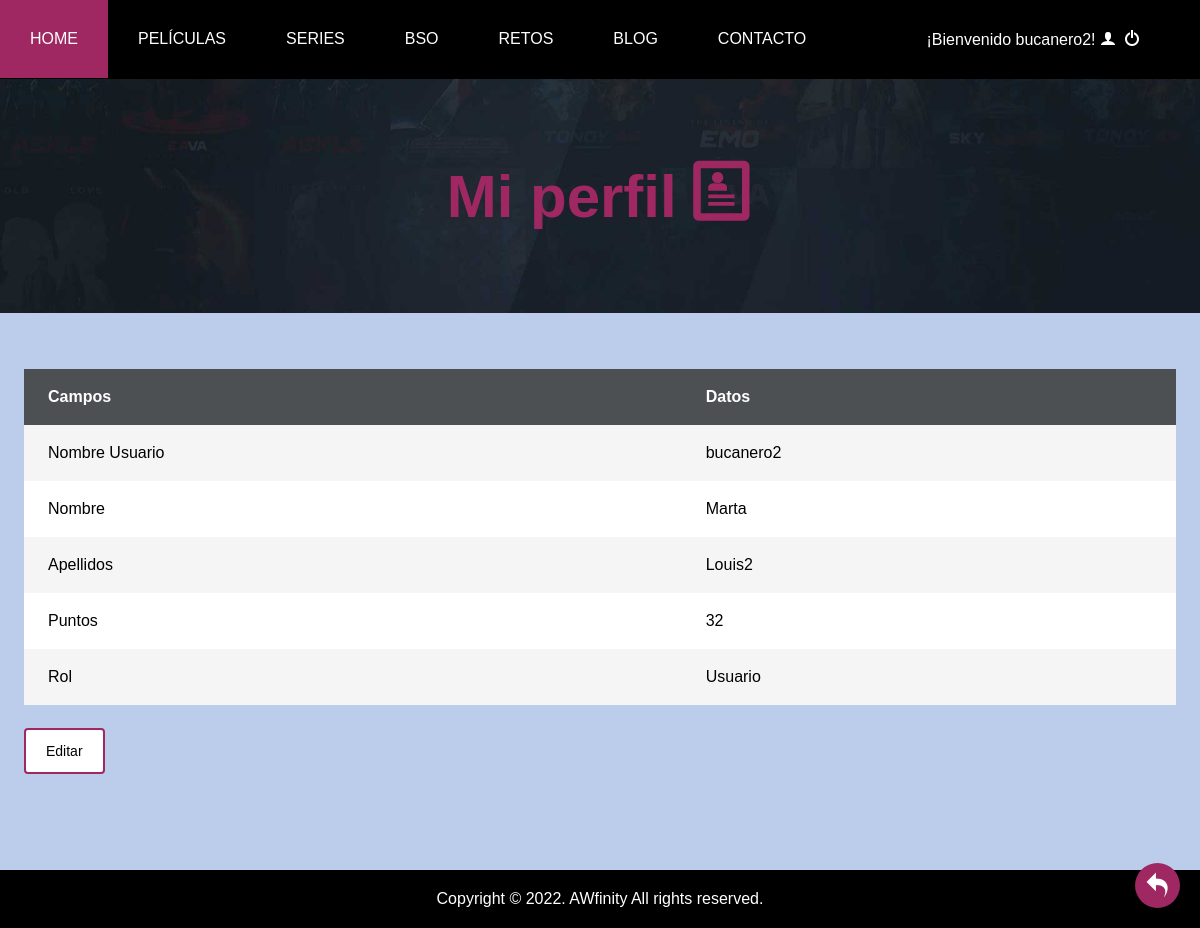
The app's page /perfil.php (signed in) with its own data.
### tables this page shows
CREATE TABLE `usuarios` (
  `id_user` int(10) NOT NULL,
  `nombreUsuario` varchar(20) NOT NULL,
  `nombre` varchar(20) NOT NULL,
  `apellido` varchar(20) NOT NULL,
  `password` varchar(255) NOT NULL,
  `rol_user` enum('admin','editor','user','') NOT NULL,
  `puntos` int(10) NOT NULL
);

### includes/helpers/autorizacion.php (called while the page is built, shortened)
<?php
function estaLogado(){
    return isset($_SESSION['login']);
}
function esAdmin(){
    return estaLogado() && isset($_SESSION['esAdmin']) && ($_SESSION['esAdmin']==true);
}

### includes/Usuario.php (called while the page is built, shortened)
<?php
class Usuario
{
    private $nombre;
    private $apellido;
    private $puntos;
    private function __construct($nombreUsuario, $nombre, $apellido, $password, $rol_user,$puntos, $id = NULL) {
        $this->nombre = $nombre;
        $this->apellido = $apellido;
        $this->puntos=$puntos;
    }
    public function getNombre(){
        return $this->nombre;
    }
    public function getPuntos(){
        return $this->puntos;
    }
    public function getApellido(){
        return $this->apellido;
    }
    public static function buscaUsuario($nombreUsuario)
    {
        $conn = Aplicacion::getInstance()->getConexionBd();
        $query = sprintf("SELECT * FROM usuarios U WHERE U.nombreUsuario='%s'", $conn->real_escape_string($nombreUsuario));
        $rs = $conn->query($query);
        $result = false;
        if ($rs) {
            $fila = $rs->fetch_assoc();
            if ($fila) {
                $result = new Usuario($fila['nombreUsuario'], $fila['nombre'], $fila['apellido'], $fila['password'], $fila['rol_user'] ,$fila['puntos'], $fila['id_user']);
            }
        } else {
            error_log("Error BD ({$conn->errno}): {$conn->error}");
        }
        return $result;
    }
}
?>

### perfil.php (the view, shortened to what this page needs)
<?php
require __DIR__. '/includes/helpers/autorizacion.php';
$contenidoPrincipal = '';
if(isset($_SESSION['nombreUsuario']) && estaLogado()){
    $us=Usuario::buscaUsuario($_SESSION['nombreUsuario']);
$contenidoPrincipal .= <<<EOS
<div class='encabezado encabezado-bg'>
<div class="header2">
<h2>Mi perfil <i class='fas icon-profile'> </i></h2>
</div>
</div>
<div class="contened">
<div class="wrapper">
    <table>
        <thead>
            <tr>
                <th>Campos</th>
                <th>Datos</th>
            </tr>
        </thead>
        <tbody>
            <tr>
            <td class="nombre">Nombre usuario</td>
            <td class="points">{$_SESSION['nombreUsuario']}</td>
            </tr>
            <tr>
            <td class="nombre">Nombre</td>
            <td class="points">{$us->getNombre()}</td>
            </tr>
            <tr>
            <td class="nombre">Apellidos</td>
            <td class="points">{$us->getApellido()}</td>
            </tr>
            <tr>
            <td class="nombre">Puntos</td>
            <td class="points">{$us->getPuntos()}</td>
            </tr>
EOS;
$rol='';
if(esEditor()){
    $rol="Editor";
}
else{
    if(esAdmin()){
        $rol="Administrador";
    }else{
        $rol="Usuario";
    }
}
$contenidoPrincipal .= <<<EOS
        <tr>
        <td class="nombre">Rol</td>
        <td class="points">{$rol}</td>
        </tr>
    </tbody>
    </table>
    <div class = 'perfil-editor'>
    <div class='butonGeneral'> <a href='editUsuario.php?nombreusuario={$_SESSION['nombreUsuario']}'> Editar </a> </div>
    </div>
    </div>
    </div>
EOS;
}else{
$contenidoPrincipal .= <<<EOS
<h2> No hay nada que mostrar</h2>
EOS;
}
require __DIR__. '/includes/vistas/plantillas/plantilla.php';
?>

### css/default.css (style rules this page uses)
* { margin:0px; padding:0px; }
div.contened { margin: 2%; }
div.perfil-editor { margin-top: 2%; }
.wrapper { line-height: 1.5em; margin: 0 auto; padding: 2em 0 3em; width: 100%; max-width: 2000px; overflow: hidden; }
.wrapper table { border-collapse: collapse; width: 100%; background: #fff; }
.wrapper th { background-color: #4d5053; font-weight: bold; color: #fff; white-space: nowrap; }
.wrapper td, th { padding: 1em 1.5em; text-align: left; }
.wrapper tbody tr:nth-child(2n-1) { background-color: #f5f5f5; transition: all .125s ease-in-out; }
.wrapper td.nombre { text-transform: capitalize; }
.header2 { padding: 30px; font-size: 40px; text-align: center; }
.header2 h2 { color: #9f2863; }
div.encabezado.encabezado-bg { background-image: url(../img/comun/encabezado.png); display: block; }
.encabezado-bg { padding: 52px 0 52px; background-position: center; background-size: cover; position: relative; z-index: 1; }
div.butonGeneral { display: inline-block; background-color: white; color: black; border: 2px solid #9f2863; padding: 9px 20px; text-align: center; text-decoration: none; font-size: 14px; transition-duration: 0.4s; border-radius: 4px; }
div.butonGeneral a { color: black; text-decoration:none; }

### records on screen
usuarios: nombre "Marta", apellido "Louis2", puntos "32"

### other values on screen
$_SESSION['nombreUsuario'] "bucanero2"
$rol "Usuario"
